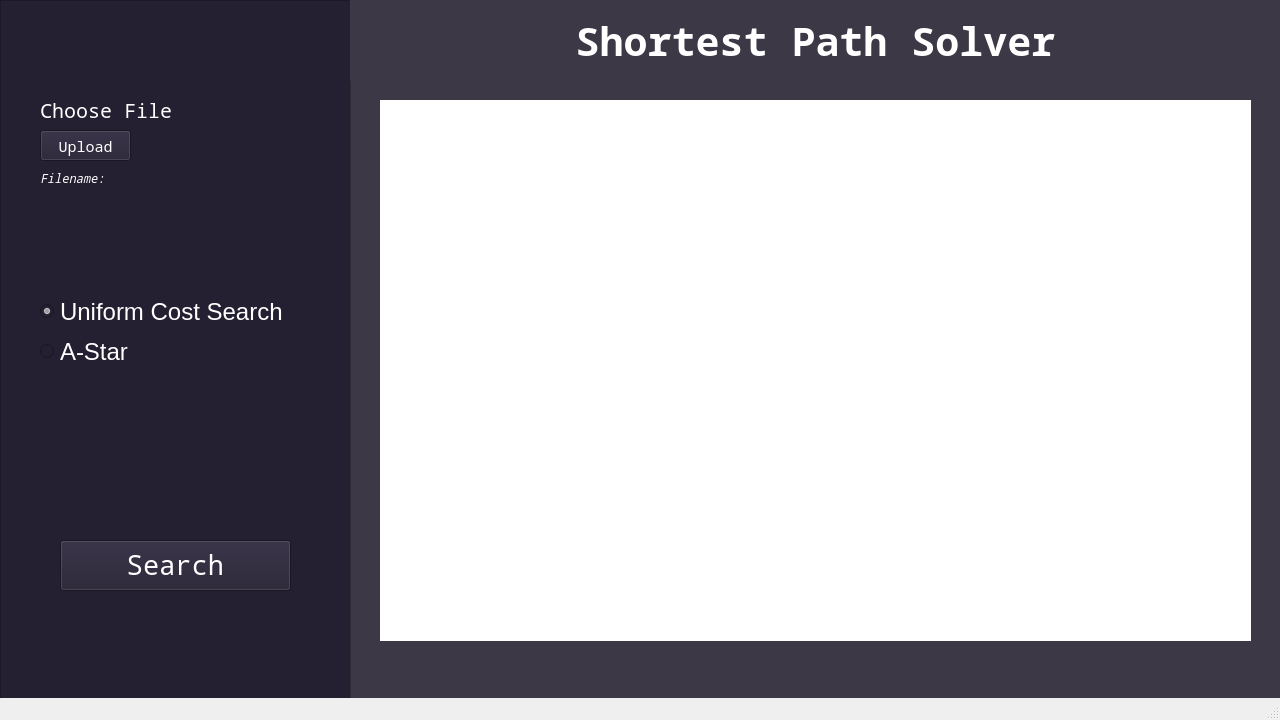
<?xml version="1.0" encoding="UTF-8"?>
<ui version="4.0">
 <class>MainWindow</class>
 <widget class="QMainWindow" name="MainWindow">
  <property name="geometry">
   <rect>
    <x>0</x>
    <y>0</y>
    <width>1280</width>
    <height>720</height>
   </rect>
  </property>
  <property name="minimumSize">
   <size>
    <width>1280</width>
    <height>720</height>
   </size>
  </property>
  <property name="maximumSize">
   <size>
    <width>1280</width>
    <height>720</height>
   </size>
  </property>
  <property name="windowTitle">
   <string>MainWindow</string>
  </property>
  <widget class="QWidget" name="centralwidget">
   <widget class="QFrame" name="frame">
    <property name="geometry">
     <rect>
      <x>0</x>
      <y>0</y>
      <width>351</width>
      <height>701</height>
     </rect>
    </property>
    <property name="styleSheet">
     <string notr="true">background-color:rgb(36, 31, 49)</string>
    </property>
    <property name="frameShape">
     <enum>QFrame::StyledPanel</enum>
    </property>
    <property name="frameShadow">
     <enum>QFrame::Raised</enum>
    </property>
    <widget class="QPushButton" name="pushButton">
     <property name="geometry">
      <rect>
       <x>40</x>
       <y>130</y>
       <width>91</width>
       <height>31</height>
      </rect>
     </property>
     <property name="font">
      <font>
       <family>Noto Sans Mono</family>
       <pointsize>11</pointsize>
       <weight>50</weight>
       <bold>false</bold>
      </font>
     </property>
     <property name="styleSheet">
      <string notr="true">color: rgb(255, 255, 255)</string>
     </property>
     <property name="text">
      <string>Upload</string>
     </property>
    </widget>
    <widget class="QLabel" name="label_2">
     <property name="geometry">
      <rect>
       <x>40</x>
       <y>100</y>
       <width>131</width>
       <height>21</height>
      </rect>
     </property>
     <property name="font">
      <font>
       <family>Noto Mono</family>
       <pointsize>15</pointsize>
       <weight>75</weight>
       <bold>true</bold>
      </font>
     </property>
     <property name="styleSheet">
      <string notr="true">color: rgb(255, 255, 255)</string>
     </property>
     <property name="text">
      <string>Choose File</string>
     </property>
    </widget>
    <widget class="QLabel" name="label_3">
     <property name="geometry">
      <rect>
       <x>40</x>
       <y>170</y>
       <width>311</width>
       <height>17</height>
      </rect>
     </property>
     <property name="font">
      <font>
       <family>Noto Mono</family>
       <italic>true</italic>
      </font>
     </property>
     <property name="styleSheet">
      <string notr="true">color: rgb(255, 255, 255)</string>
     </property>
     <property name="text">
      <string>Filename:</string>
     </property>
    </widget>
    <widget class="QRadioButton" name="radioButton">
     <property name="geometry">
      <rect>
       <x>40</x>
       <y>300</y>
       <width>271</width>
       <height>23</height>
      </rect>
     </property>
     <property name="font">
      <font>
       <pointsize>18</pointsize>
      </font>
     </property>
     <property name="autoFillBackground">
      <bool>false</bool>
     </property>
     <property name="styleSheet">
      <string notr="true">color: rgb(255, 255, 255);</string>
     </property>
     <property name="text">
      <string>Uniform Cost Search</string>
     </property>
     <property name="checked">
      <bool>true</bool>
     </property>
    </widget>
    <widget class="QRadioButton" name="radioButton_2">
     <property name="geometry">
      <rect>
       <x>40</x>
       <y>340</y>
       <width>112</width>
       <height>23</height>
      </rect>
     </property>
     <property name="font">
      <font>
       <pointsize>18</pointsize>
      </font>
     </property>
     <property name="styleSheet">
      <string notr="true">color: rgb(255, 255, 255)</string>
     </property>
     <property name="text">
      <string>A-Star</string>
     </property>
    </widget>
    <widget class="QPushButton" name="pushButton_2">
     <property name="geometry">
      <rect>
       <x>60</x>
       <y>540</y>
       <width>231</width>
       <height>51</height>
      </rect>
     </property>
     <property name="font">
      <font>
       <family>Noto Mono</family>
       <pointsize>20</pointsize>
       <weight>75</weight>
       <bold>true</bold>
       <strikeout>false</strikeout>
       <kerning>true</kerning>
      </font>
     </property>
     <property name="styleSheet">
      <string notr="true">color: rgb(255, 255, 255);</string>
     </property>
     <property name="text">
      <string>Search</string>
     </property>
    </widget>
   </widget>
   <widget class="QFrame" name="frame_2">
    <property name="geometry">
     <rect>
      <x>350</x>
      <y>0</y>
      <width>931</width>
      <height>701</height>
     </rect>
    </property>
    <property name="styleSheet">
     <string notr="true">background-color:rgb(61, 56, 70)</string>
    </property>
    <property name="frameShape">
     <enum>QFrame::StyledPanel</enum>
    </property>
    <property name="frameShadow">
     <enum>QFrame::Raised</enum>
    </property>
    <widget class="QLabel" name="label">
     <property name="geometry">
      <rect>
       <x>0</x>
       <y>0</y>
       <width>931</width>
       <height>81</height>
      </rect>
     </property>
     <property name="font">
      <font>
       <family>Noto Sans Mono</family>
       <pointsize>30</pointsize>
       <weight>75</weight>
       <italic>false</italic>
       <bold>true</bold>
      </font>
     </property>
     <property name="styleSheet">
      <string notr="true">color: rgb(255, 255, 255)</string>
     </property>
     <property name="text">
      <string>Shortest Path Solver</string>
     </property>
     <property name="alignment">
      <set>Qt::AlignCenter</set>
     </property>
    </widget>
    <widget class="QWidget" name="widget" native="true">
     <property name="geometry">
      <rect>
       <x>30</x>
       <y>100</y>
       <width>871</width>
       <height>541</height>
      </rect>
     </property>
     <property name="styleSheet">
      <string notr="true">background-color: rgb(255, 255, 255)</string>
     </property>
    </widget>
   </widget>
  </widget>
  <widget class="QMenuBar" name="menubar">
   <property name="geometry">
    <rect>
     <x>0</x>
     <y>0</y>
     <width>1280</width>
     <height>22</height>
    </rect>
   </property>
  </widget>
  <widget class="QStatusBar" name="statusbar"/>
 </widget>
 <resources/>
 <connections/>
</ui>
